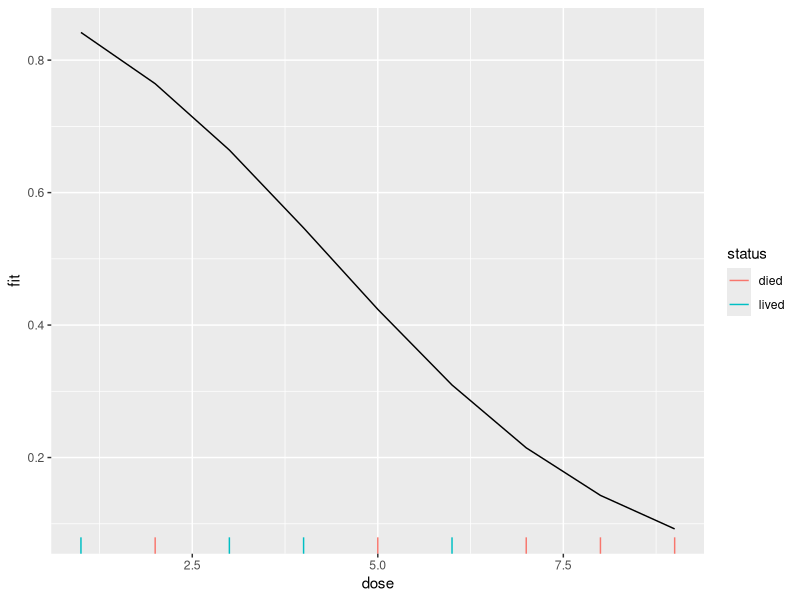
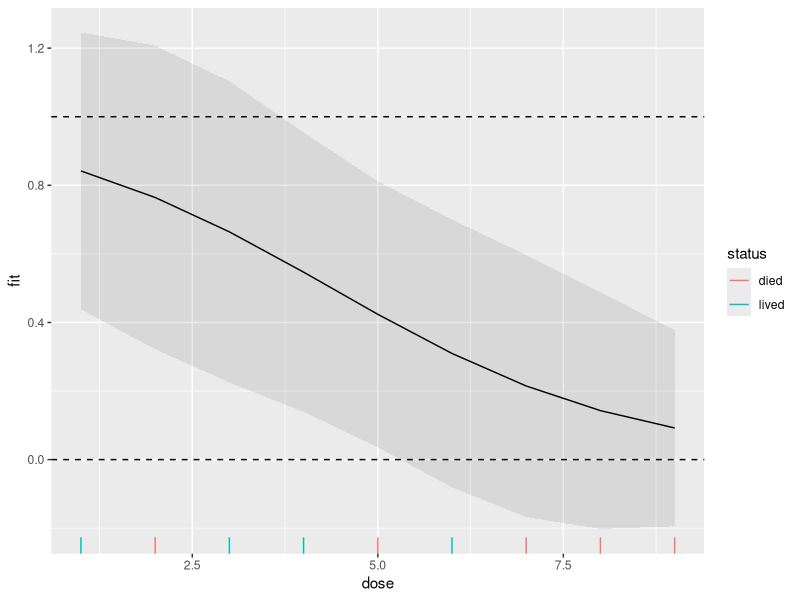
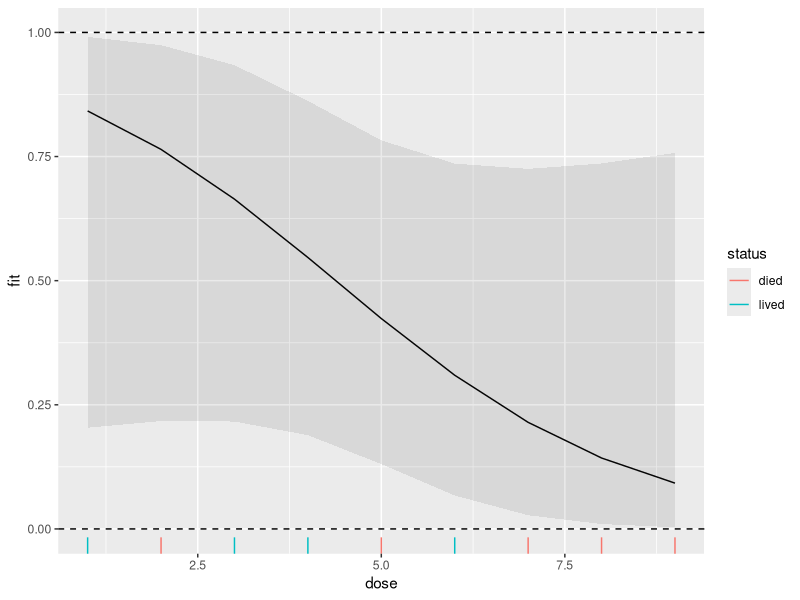

These charts were generated, in order, by the following R code:
## ---- chunk 1
library(tidyverse) # for ggplot
## ---- chunk 2
d=tribble(
  ~dose, ~status,
  1, "lived",
  2, "died",
  3, "lived",
  4, "lived",
  5, "died",
  6, "lived",
  7, "died",
  8, "died",
  9, "died"
)
d
## ---- chunk 3
factor(d$status)
## ---- chunk 4
fct_inorder(d$status)
## ---- chunk 5
d.1=glm(factor(status)~dose, family="binomial", data=d)
summary(d.1)
## ---- chunk 6
p=predict(d.1)
cbind(d, p)
## ---- chunk 7
p=predict(d.1, type="response")
p
cbind(d,p)
## ---- chunk 8
p=predict(d.1, type="response", se.fit = T)
p
cbind(d,p) -> preds
preds
## ---- chunk 9
preds %>% mutate(lo=fit-2*se.fit, hi=fit+2*se.fit) -> preds2
preds2
## ---- chunk 10
g <- ggplot(preds, aes(x = dose, y = fit)) +
    geom_line()+
  geom_rug(aes(colour=status), sides="b")
g
## ---- chunk 11
g + geom_ribbon(data = preds2, aes(ymin = lo, ymax = hi),
                  alpha = 0.1) +
  geom_hline(yintercept=1, linetype="dashed")+
  geom_hline(yintercept=0, linetype="dashed")

## ---- chunk 12
p=predict(d.1, se.fit=T)
cbind(d, p) %>% 
  mutate(lo=fit-2*se.fit, hi=fit+2*se.fit) -> preds3
preds3
## ---- chunk 13
fam=family(d.1)
str(fam)
## ---- chunk 14
inv_link=fam$linkinv
inv_link(0)
inv_link(1)
inv_link(-1)
## ---- chunk 15
preds3
## ---- chunk 16
preds3 %>% mutate(fit=inv_link(fit),
                  lo=inv_link(lo),
                  hi=inv_link(hi)) -> preds4
preds4
## ---- chunk 17
g + geom_ribbon(data = preds4, aes(ymin = lo, ymax = hi),
                  alpha = 0.1) +
  geom_hline(yintercept=1, linetype="dashed")+
  geom_hline(yintercept=0, linetype="dashed")

